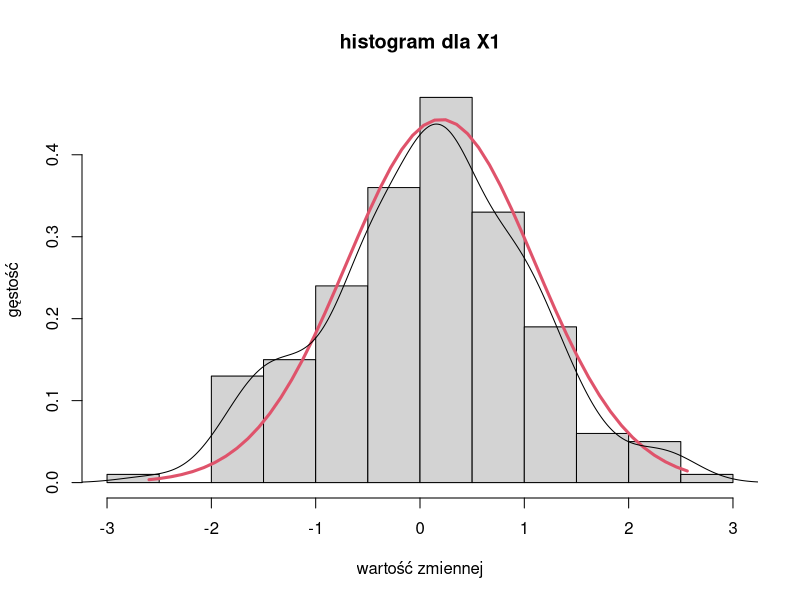
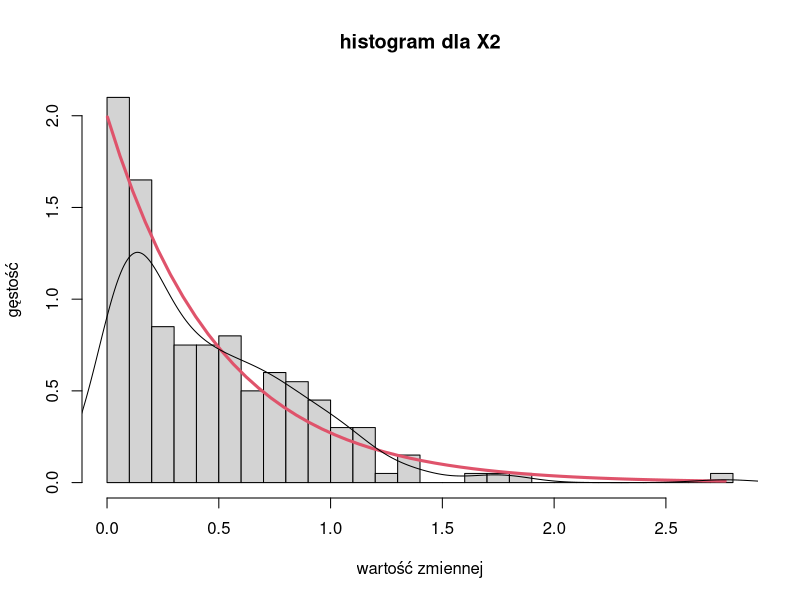
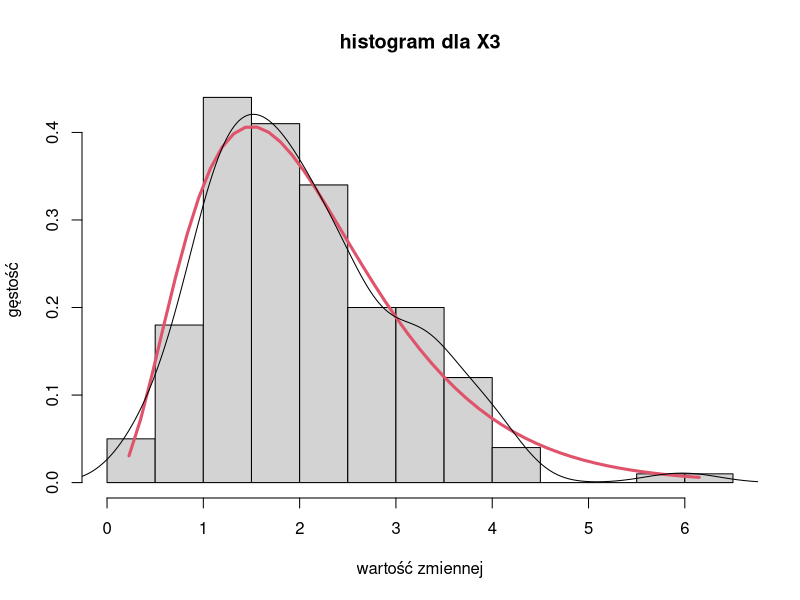
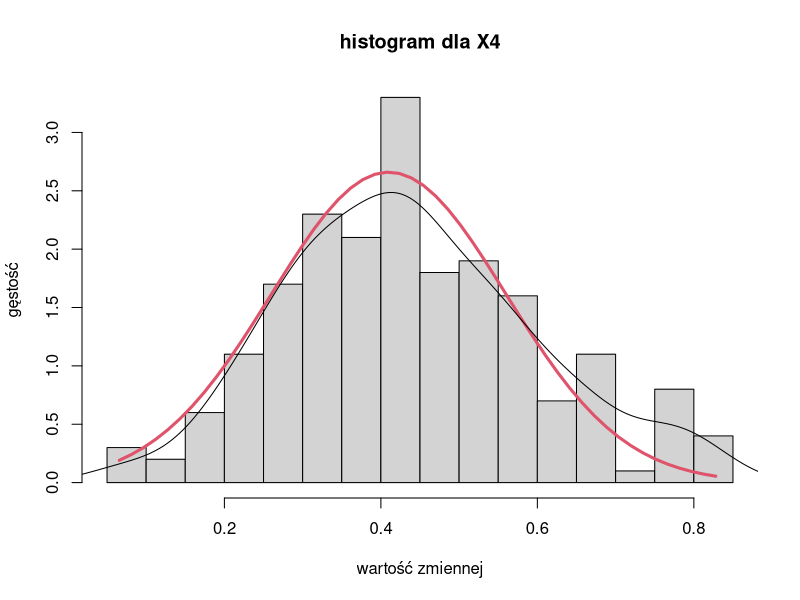
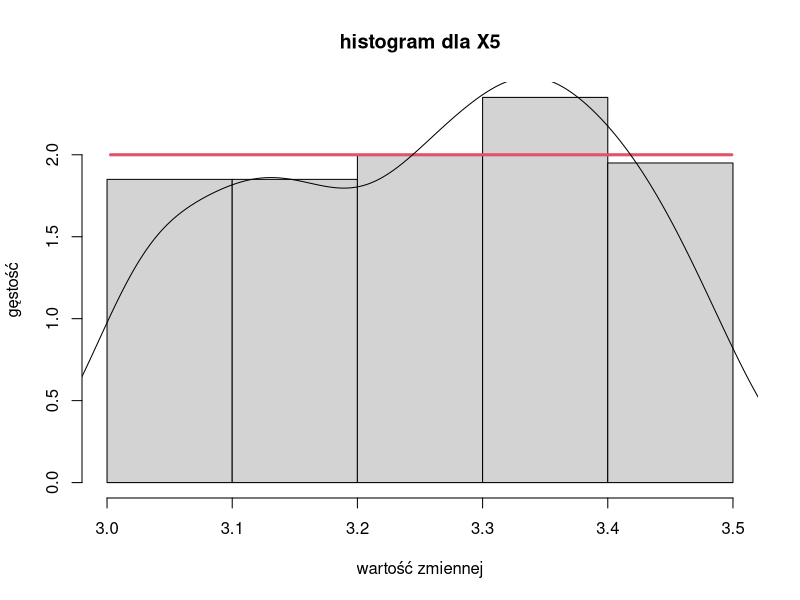
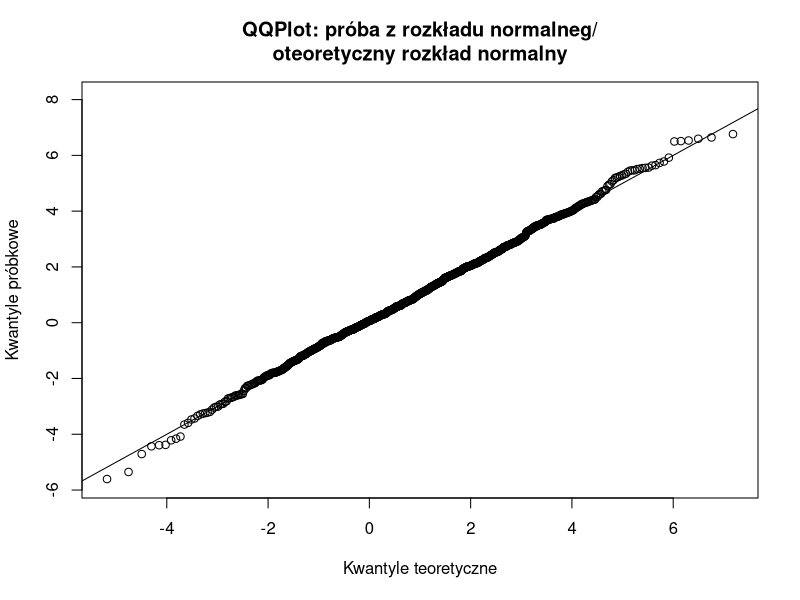
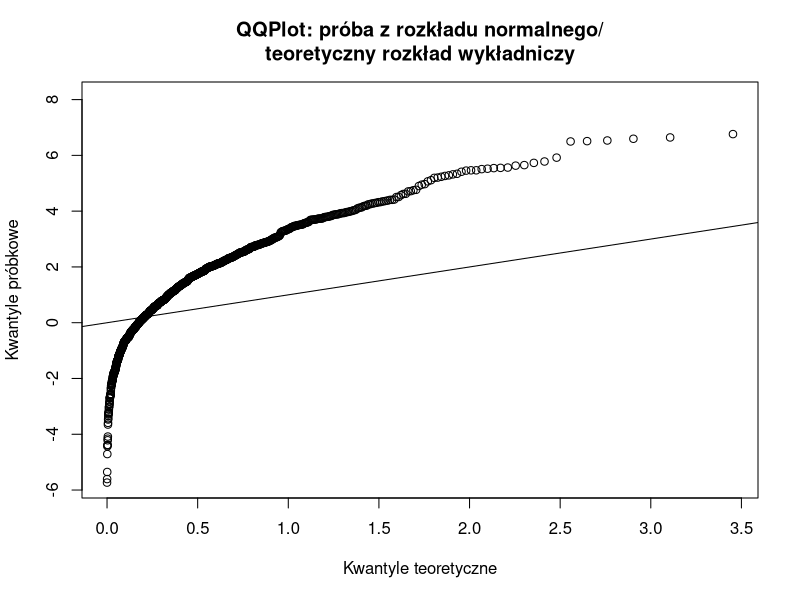
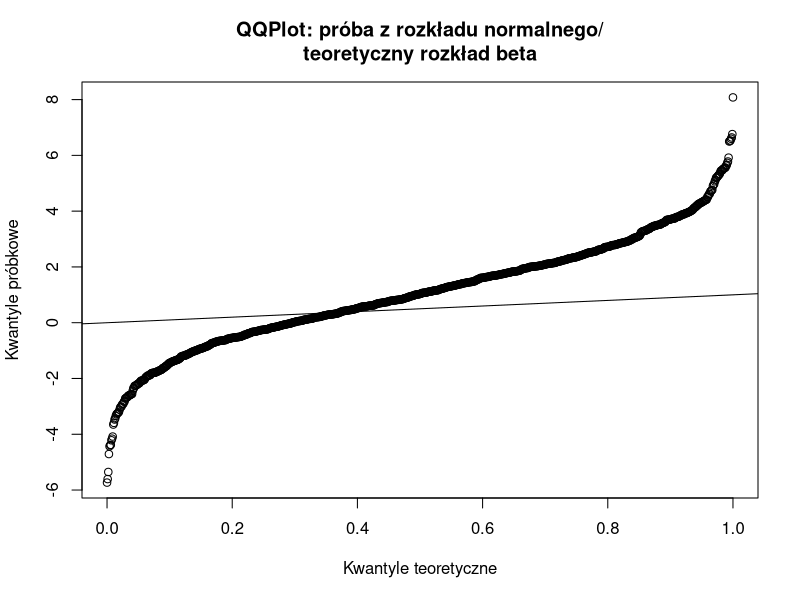

Source code (R) for these figures, in order:
var.data <- read.table("lab2.csv", header = TRUE, sep = ",")

# problem 1

jpeg("hist1.jpeg")
no.classes <- ceiling((max(var.data$X1) - min(var.data$X1)) / 2 / IQR(var.data$X1) * length(var.data$X1)^(1/3))
hist(var.data$X1, main = "histogram dla X1", xlab = "wartość zmiennej", ylab = "gęstość", breaks = no.classes, prob = TRUE)
pts <- seq(min(var.data$X1), max(var.data$X1), length = 50)
#distrib1 <- dnorm(pts, mean = 0, sd = 1)
distrib2 <- dnorm(pts, mean = 0.2, sd = 0.9)
#lines(pts, distrib1, col = 2, lwd = 3)
lines(pts, distrib2, col = 2, lwd = 3)
lines(density(var.data$X1))
dev.off()

jpeg("hist2.jpeg")
#no.classes <- ceiling((max(var.data$X2) - min(var.data$X2)) / 2 / IQR(var.data$X2) * length(var.data$X2)^(1/3))
hist(var.data$X2, main = "histogram dla X2", xlab = "wartość zmiennej", ylab = "gęstość", breaks = 25, prob = TRUE)
pts <- seq(min(var.data$X2), max(var.data$X2), length = 50)
distrib1 <- dgamma(pts, shape = 1, scale = 0.5) # exponential
lines(pts, distrib1, col = 2, lwd = 3)
#distrib2 <- dgamma(pts, shape = 1.5, scale = 0.4)
#lines(pts, distrib2, col = 3, lwd = 3)
lines(density(var.data$X2))
dev.off()

jpeg("hist3.jpeg")
no.classes <- ceiling((max(var.data$X3) - min(var.data$X3)) / 2 / IQR(var.data$X3) * length(var.data$X3)^(1/3))
hist(var.data$X3, main = "histogram dla X3", xlab = "wartość zmiennej", ylab = "gęstość", breaks = no.classes, prob = TRUE)
pts <- seq(min(var.data$X3), max(var.data$X3), length = 50)
distrib <- dgamma(pts, shape = 3.5, scale = 0.6)
lines(pts, distrib, col = 2, lwd = 3)
lines(density(var.data$X3))
dev.off()

jpeg("hist4.jpeg")
no.classes <- ceiling((max(var.data$X4) - min(var.data$X4)) / 2 / IQR(var.data$X4) * length(var.data$X4)^(1/3))
hist(var.data$X4, main = "histogram dla X4", xlab = "wartość zmiennej", ylab = "gęstość", breaks = no.classes, prob = TRUE)
pts <- seq(min(var.data$X4), max(var.data$X4), length = 50)
distrib <- dnorm(pts, mean = 0.41, sd = 0.15)
lines(pts, distrib, col = 2, lwd = 3)
lines(density(var.data$X4))
dev.off()

jpeg("hist5.jpeg")
no.classes <- ceiling((max(var.data$X5) - min(var.data$X5)) / 2 / IQR(var.data$X5) * length(var.data$X5)^(1/3))
hist(var.data$X5, main = "histogram dla X5", xlab = "wartość zmiennej", ylab = "gęstość", breaks = no.classes, prob = TRUE)
pts <- seq(min(var.data$X5), max(var.data$X5), length = 50)
distrib <- dunif(pts, min = 3.0, max = 3.5)
lines(pts, distrib, col = 2, lwd = 3)
lines(density(var.data$X5))
dev.off()

# problem 2

sample.size = 1000
normal.sample = rnorm(sample.size, mean = 1, sd = 2)
exp.sample = rexp(sample.size, rate = 2)
beta.sample = rbeta(sample.size, shape1 = 1, shape2 = 1)

q.normal.sample = sort(normal.sample)
q.exp.sample = sort(exp.sample)
q.beta.sample = sort(beta.sample)

quantiles = seq(0, sample.size - 1, by = 1) / (sample.size - 1)
q.normal = qnorm(quantiles, mean = 1, sd = 2)
q.exp = qexp(quantiles, rate = 2)
q.beta = qbeta(quantiles, shape1 = 1, shape2 = 1)

norm.q <- function(x) {
	return(qnorm(x, mean = 1, sd = 2))
}

exp.q <- function(x) {
	return(qexp(x, rate = 2))
}

beta.q <- function(x) {
	return(qbeta(x, shape1 = 1, shape2 = 1))
}

jpeg("qq-normal-normal.jpeg")
qqplot(q.normal, normal.sample, main = "QQPlot: próba z rozkładu normalneg/\noteoretyczny rozkład normalny", xlab = "Kwantyle teoretyczne", ylab = "Kwantyle próbkowe")
abline(0, 1)
dev.off()

jpeg("qq-exp-normal.jpeg")
qqplot(q.exp, normal.sample, main = "QQPlot: próba z rozkładu normalnego/\nteoretyczny rozkład wykładniczy", xlab = "Kwantyle teoretyczne", ylab = "Kwantyle próbkowe")
abline(0, 1)
dev.off()

jpeg("qq-beta-normal.jpeg")
qqplot(q.beta, normal.sample, main = "QQPlot: próba z rozkładu normalnego/\nteoretyczny rozkład beta", xlab = "Kwantyle teoretyczne", ylab = "Kwantyle próbkowe")
abline(0, 1)
dev.off()

jpeg("qq-normal-exp.jpeg")
qqplot(q.normal, exp.sample, main = "QQPlot: próba z rozkładu wykładniczego/\nteoretyczny rozkład normalny", xlab = "Kwantyle teoretyczne", ylab = "Kwantyle próbkowe")
abline(0, 1)
dev.off()

jpeg("qq-exp-exp.jpeg")
qqplot(q.exp, exp.sample, main = "QQPlot: próba z rozkładu wykładniczego/\nteoretyczny rozkład wykładniczego", xlab = "Kwantyle teoretyczne", ylab = "Kwantyle próbkowe")
abline(0, 1)
dev.off()

jpeg("qq-beta-exp.jpeg")
qqplot(q.beta, exp.sample, main = "QQPlot: próba z rozkładu wykładniczego/\nteoretyczny rozkład beta", xlab = "Kwantyle teoretyczne", ylab = "Kwantyle próbkowe")
abline(0, 1)
dev.off()

jpeg("qq-normal-beta.jpeg")
qqplot(q.normal, beta.sample, main = "QQPlot: próba z rozkładu beta/\nteoretyczny rozkład normalny", xlab = "Kwantyle teoretyczne", ylab = "Kwantyle próbkowe")
abline(0, 1)
dev.off()

jpeg("qq-exp-beta.jpeg")
qqplot(q.exp, beta.sample, main = "QQPlot: próba z rozkładu beta/\nteoretyczny rozkład wykładniczy", xlab = "Kwantyle teoretyczne", ylab = "Kwantyle próbkowe")
abline(0, 1)
dev.off()

jpeg("qq-beta-beta.jpeg")
qqplot(q.beta, beta.sample, main = "QQPlot: próba z rozkładu beta/\nteoretyczny rozkład beta", xlab = "Kwantyle teoretyczne", ylab = "Kwantyle próbkowe")
abline(0, 1)
dev.off()

# problem 3

sample.size <- 200
sample.1 <- rnorm(sample.size, mean = 0, sd = 1)
sample.2 <- rnorm(sample.size, mean = 0, sd = 2)
sample.3 <- rnorm(sample.size, mean = 1, sd = 1)
sample.4 <- rnorm(sample.size, mean = 1, sd = 3)

samples <- data.frame(sample.1, sample.2, sample.3, sample.4)

jpeg("norm-box.jpeg")
boxplot(samples, main = "Boxplot dla próbek z rozkładów normalnych", names = c("N(0, 1)", "N(0, 2)", "N(1, 1)", "N(1, 3^2)"), ylim = c(-10, 12))
grid(nx = 24)
dev.off()

summary(sample.1)

help(qqline)
